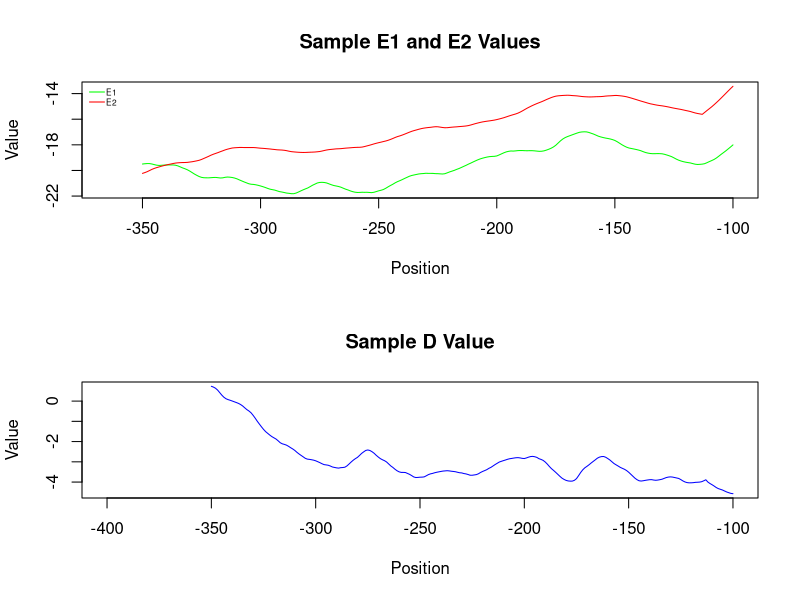
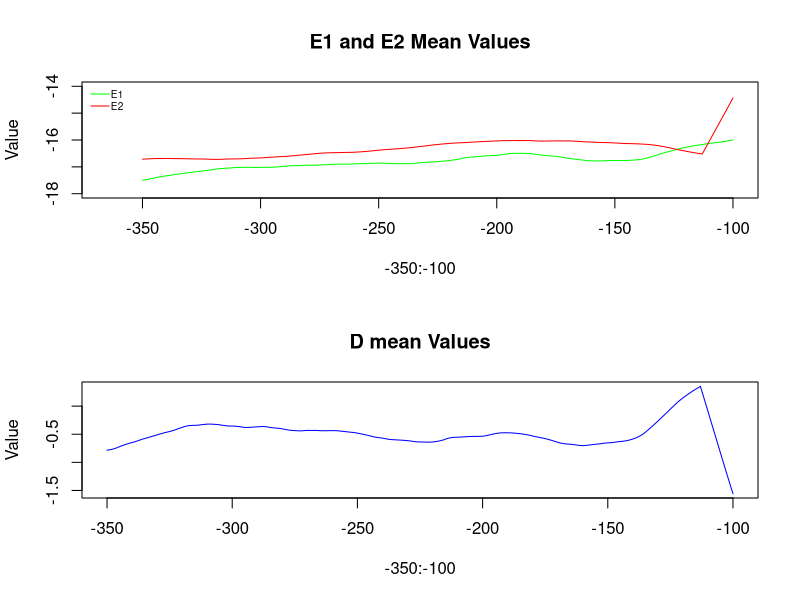
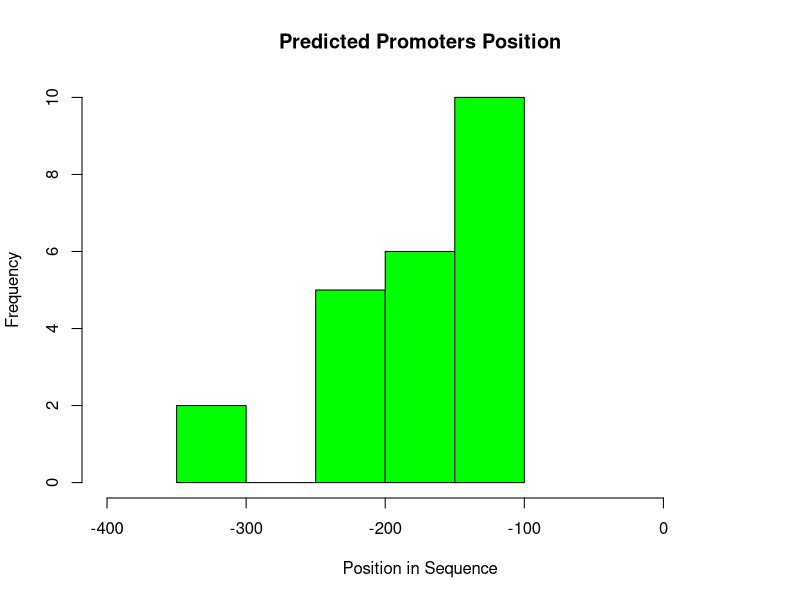

Generate these figures, in order, with R:
## ---- chunk 1
D <- read.table("Data/D.txt", header=T)
E1 <- read.table("Data/E1.txt", header=T)
E2 <- read.table("Data/E2.txt", header=T)
promoters <- read.table("Data/predicted_promoters.txt", header=T)
## ---- chunk 2

par(mfrow=(c(2,1)))
x <- sample(1:84,1)
plot(x=-350:-100,E1[x,], col="green", type="l",xlab = "Position", ylab="Value",main = "Sample E1 and E2 Values",xlim=c(-365,-100),ylim=c(min(E1[x,],E2[x,]),max(E1[x,],E2[x,])))
lines(x = -350:-100,E2[x,],col="red")
legend("topleft", c("E1","E2"),lty=1,col=c("green","red"),bty="n",cex=0.5, y.intersp = 1,x.intersp=0.2)
plot(x=-350:-100,D[x,], col="blue", main = "Sample D Value", type="l",xlab = "Position",ylab="Value",xlim=c(-400,-100))
## ---- chunk 3
par(mfrow=(c(2,1)))
plot(x=-350:-100,apply(E1,2,mean), col="green", type="l",xlim=c(-365,-100),ylim=c(-18,-14), ylab="Value",main = "E1 and E2 Mean Values")
legend("topleft", c("E1","E2"),lty=1,col=c("green","red"),bty="n",cex=0.6, y.intersp = 1,x.intersp=0.2)
lines(x = -350:-100,apply(E2,2,mean),col="red")
plot(x=-350:-100,apply(D,2,mean), col="blue", main = "D mean Values", type="l",ylab="Value")
## ---- chunk 4
par(mfrow=c(1,1))

hist(promoters$Pos-400,xlim = c(-400,50),ylab="Frequency",xlab="Position in Sequence", main="Predicted Promoters Position", col="green")
